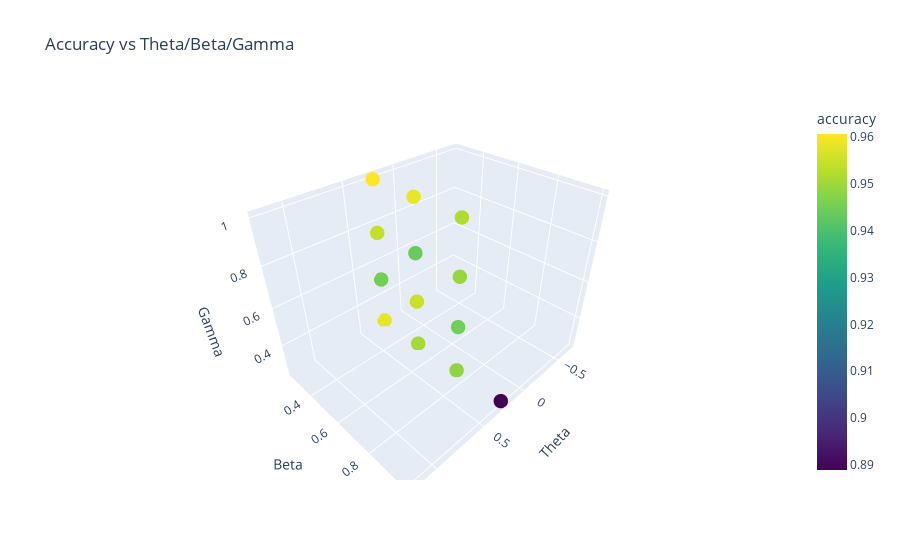
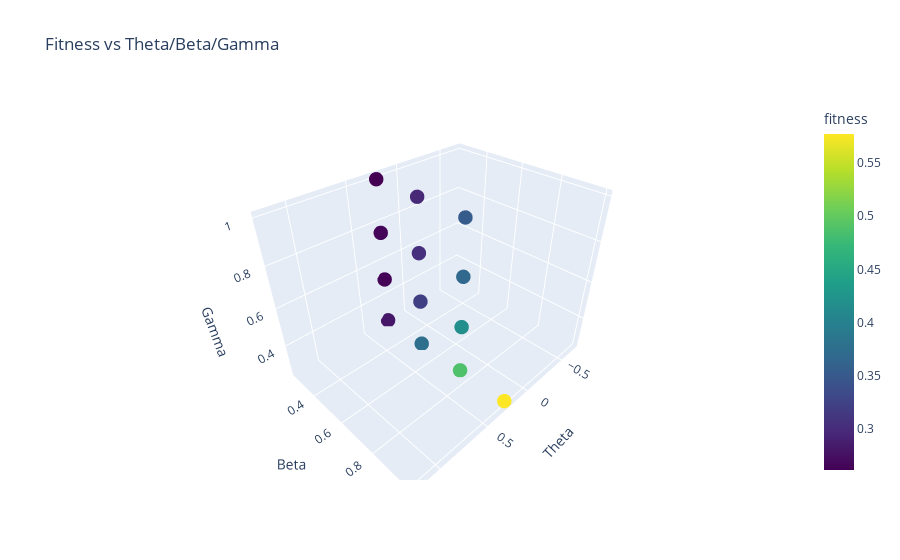
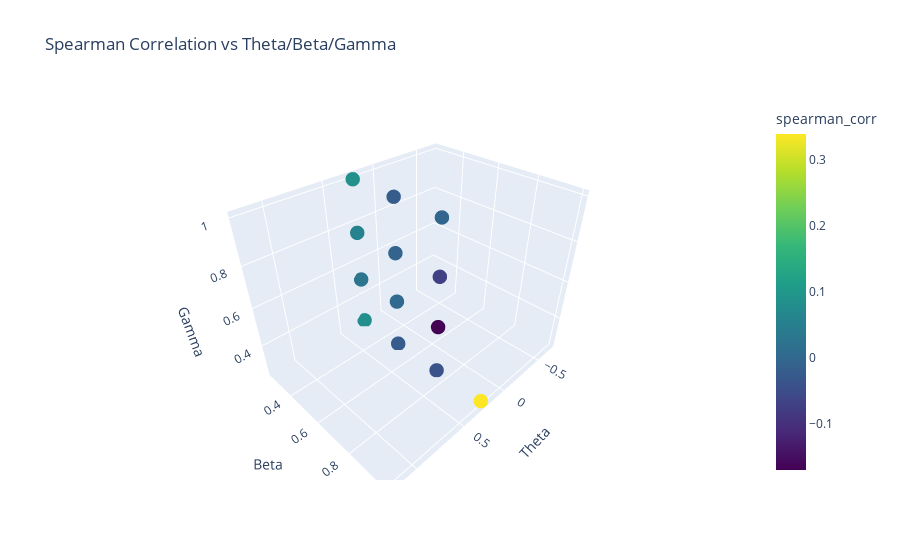

These figures' notebook cell, in order:
### Code cell
# Optionally average over replicates
grouped = df.groupby(['theta', 'beta', 'gamma']).agg({
    'accuracy': 'mean',
    'fitness': 'mean',
    'spearman_corr': 'mean'
}).reset_index()

# Define a function to plot 3D scatter
def plot_3d_metric(data, metric, title):
    fig = px.scatter_3d(
        data, x='theta', y='beta', z='gamma',
        color=metric, size_max=10,
        title=title,
        color_continuous_scale='Viridis',
        labels={'theta': 'Theta', 'beta': 'Beta', 'gamma': 'Gamma'}
    )
    fig.update_traces(marker=dict(size=5))
    fig.show()

# Create interactive 3D plots
plot_3d_metric(grouped, 'accuracy', 'Accuracy vs Theta/Beta/Gamma')
plot_3d_metric(grouped, 'fitness', 'Fitness vs Theta/Beta/Gamma')
plot_3d_metric(grouped, 'spearman_corr', 'Spearman Correlation vs Theta/Beta/Gamma')

### Figure 1 — Plotly figure (JSON) as saved in the notebook; plotly's stock layout.template omitted (floating-point values rounded to 4 significant figures)
{"data": [{"hovertemplate": "Theta=%{x}<br>Beta=%{y}<br>Gamma=%{z}<br>accuracy=%{marker.color}<extra></extra>", "legendgroup": "", "marker": {"color": [0.9583, 0.9451, 0.9541, 0.9606, 0.9507, 0.9551, 0.9438, 0.9585, 0.9484, 0.945, 0.9493, 0.9519, 0.8889], "coloraxis": "coloraxis", "size": 5, "symbol": "circle"}, "mode": "markers", "name": "", "scene": "scene", "showlegend": false, "type": "scatter3d", "x": [0.25, 0.25, 0.25, 0.25, 0.25, 0.25, 0.25, 0.25, 0.25, 0.25, 0.25, 0.25, 0.25], "y": [0.25, 0.25, 0.25, 0.25, 0.5, 0.5, 0.5, 0.5, 0.75, 0.75, 0.75, 0.75, 1.0], "z": [0.25, 0.5, 0.75, 1.0, 0.25, 0.5, 0.75, 1.0, 0.25, 0.5, 0.75, 1.0, 0.25]}], "layout": {"coloraxis": {"colorbar": {"title": {"text": "accuracy"}}, "colorscale": [[0, "#440154"], [0.1111, "#482878"], [0.2222, "#3e4989"], [0.3333, "#31688e"], [0.4444, "#26828e"], [0.5556, "#1f9e89"], [0.6667, "#35b779"], [0.7778, "#6ece58"], [0.8889, "#b5de2b"], [1, "#fde725"]]}, "legend": {"tracegroupgap": 0}, "scene": {"domain": {"x": [0, 1], "y": [0, 1]}, "xaxis": {"title": {"text": "Theta"}}, "yaxis": {"title": {"text": "Beta"}}, "zaxis": {"title": {"text": "Gamma"}}}, "title": {"text": "Accuracy vs Theta/Beta/Gamma"}}}

### Figure 2 — Plotly figure (JSON) as saved in the notebook; plotly's stock layout.template omitted (floating-point values rounded to 4 significant figures)
{"data": [{"hovertemplate": "Theta=%{x}<br>Beta=%{y}<br>Gamma=%{z}<br>fitness=%{marker.color}<extra></extra>", "legendgroup": "", "marker": {"color": [0.2807, 0.2625, 0.2658, 0.2609, 0.3765, 0.321, 0.3037, 0.2969, 0.4874, 0.4185, 0.3673, 0.3532, 0.5775], "coloraxis": "coloraxis", "size": 5, "symbol": "circle"}, "mode": "markers", "name": "", "scene": "scene", "showlegend": false, "type": "scatter3d", "x": [0.25, 0.25, 0.25, 0.25, 0.25, 0.25, 0.25, 0.25, 0.25, 0.25, 0.25, 0.25, 0.25], "y": [0.25, 0.25, 0.25, 0.25, 0.5, 0.5, 0.5, 0.5, 0.75, 0.75, 0.75, 0.75, 1.0], "z": [0.25, 0.5, 0.75, 1.0, 0.25, 0.5, 0.75, 1.0, 0.25, 0.5, 0.75, 1.0, 0.25]}], "layout": {"coloraxis": {"colorbar": {"title": {"text": "fitness"}}, "colorscale": [[0, "#440154"], [0.1111, "#482878"], [0.2222, "#3e4989"], [0.3333, "#31688e"], [0.4444, "#26828e"], [0.5556, "#1f9e89"], [0.6667, "#35b779"], [0.7778, "#6ece58"], [0.8889, "#b5de2b"], [1, "#fde725"]]}, "legend": {"tracegroupgap": 0}, "scene": {"domain": {"x": [0, 1], "y": [0, 1]}, "xaxis": {"title": {"text": "Theta"}}, "yaxis": {"title": {"text": "Beta"}}, "zaxis": {"title": {"text": "Gamma"}}}, "title": {"text": "Fitness vs Theta/Beta/Gamma"}}}

### Figure 3 — Plotly figure (JSON) as saved in the notebook; plotly's stock layout.template omitted (floating-point values rounded to 4 significant figures)
{"data": [{"hovertemplate": "Theta=%{x}<br>Beta=%{y}<br>Gamma=%{z}<br>spearman_corr=%{marker.color}<extra></extra>", "legendgroup": "", "marker": {"color": [0.08182, 0.02719, 0.05727, 0.08432, -0.02391, 0.004901, -0.008211, -0.02251, -0.03813, -0.1696, -0.0713, -0.005108, 0.339], "coloraxis": "coloraxis", "size": 5, "symbol": "circle"}, "mode": "markers", "name": "", "scene": "scene", "showlegend": false, "type": "scatter3d", "x": [0.25, 0.25, 0.25, 0.25, 0.25, 0.25, 0.25, 0.25, 0.25, 0.25, 0.25, 0.25, 0.25], "y": [0.25, 0.25, 0.25, 0.25, 0.5, 0.5, 0.5, 0.5, 0.75, 0.75, 0.75, 0.75, 1.0], "z": [0.25, 0.5, 0.75, 1.0, 0.25, 0.5, 0.75, 1.0, 0.25, 0.5, 0.75, 1.0, 0.25]}], "layout": {"coloraxis": {"colorbar": {"title": {"text": "spearman_corr"}}, "colorscale": [[0, "#440154"], [0.1111, "#482878"], [0.2222, "#3e4989"], [0.3333, "#31688e"], [0.4444, "#26828e"], [0.5556, "#1f9e89"], [0.6667, "#35b779"], [0.7778, "#6ece58"], [0.8889, "#b5de2b"], [1, "#fde725"]]}, "legend": {"tracegroupgap": 0}, "scene": {"domain": {"x": [0, 1], "y": [0, 1]}, "xaxis": {"title": {"text": "Theta"}}, "yaxis": {"title": {"text": "Beta"}}, "zaxis": {"title": {"text": "Gamma"}}}, "title": {"text": "Spearman Correlation vs Theta/Beta/Gamma"}}}
